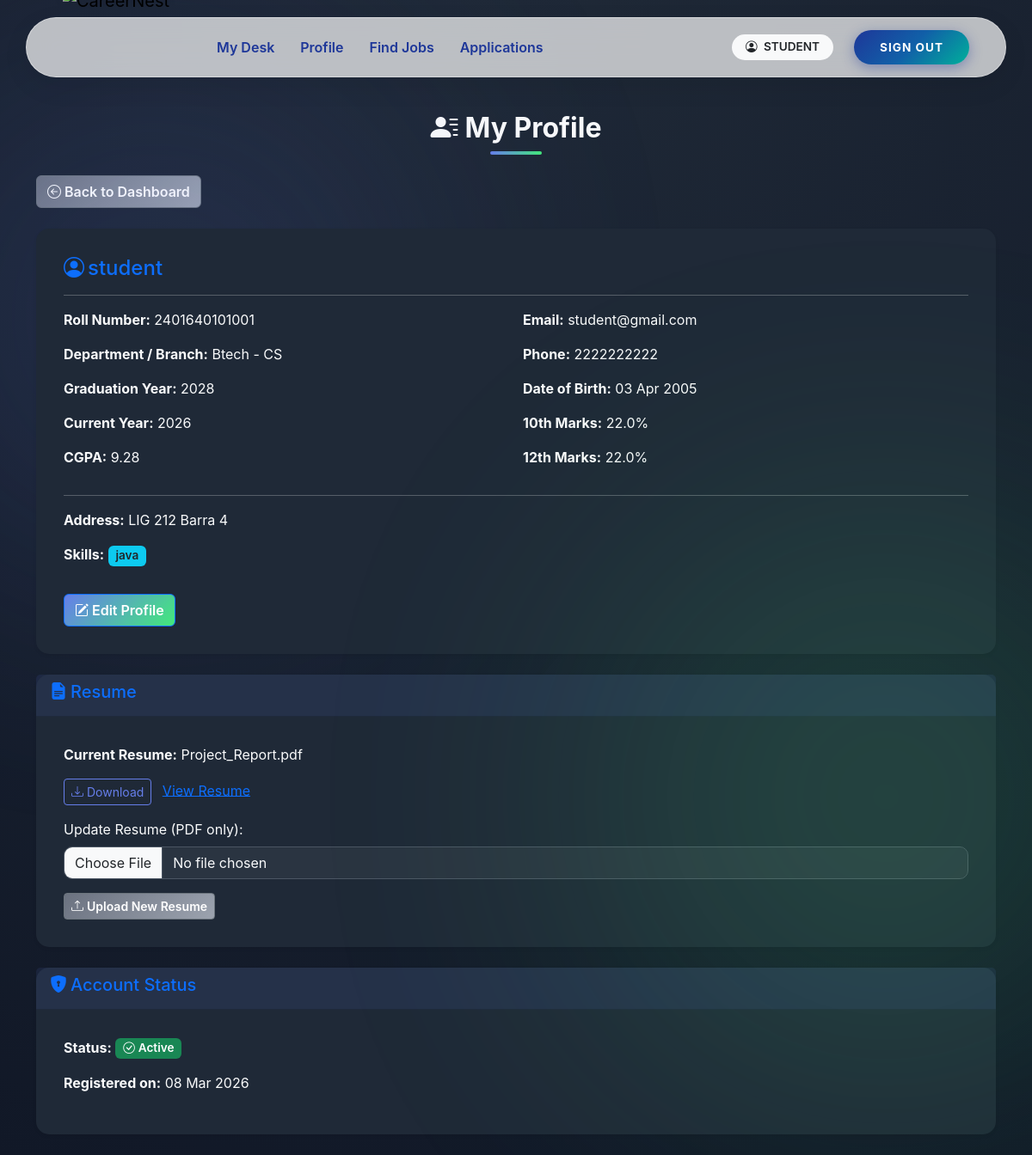
The app's page /student/profile (signed in) with its own data.
### app/models.py (models this page shows, shortened)
class User(UserMixin, db.Model):
    __tablename__ = "users"
    user_id = db.Column(db.Integer, primary_key=True)
    email = db.Column(db.String(120), unique=True, nullable=False)
    password_hash = db.Column(db.String(255), nullable=False)
    role = db.Column(db.String(20), nullable=False)
    is_active = db.Column(db.Boolean, default=True)
    is_approved = db.Column(db.Boolean, default=False)
    is_blacklisted = db.Column(db.Boolean, default=False)
    created_at = db.Column(db.DateTime, default=datetime.utcnow)
    student = db.relationship(
        "Student",
        back_populates="user",
        uselist=False,
        cascade="all, delete-orphan"
    )
    company = db.relationship(
        "Company",
        back_populates="user",
        uselist=False,
        cascade="all, delete-orphan"
    )
    admin = db.relationship(
        "Admin",
        back_populates="user",
        uselist=False,
        cascade="all, delete-orphan"
    )

class Student(db.Model):
    __tablename__ = "students"
    user_id = db.Column(
        db.Integer,
        db.ForeignKey("users.user_id", ondelete="CASCADE"),
        primary_key=True
    )
    full_name = db.Column(db.String(100), nullable=False)
    roll_number = db.Column(db.String(50), unique=True, nullable=False, index=True)
    graduation_year = db.Column(db.Integer, nullable=False)
    cgpa = db.Column(db.Float)
    tenth_marks = db.Column(db.Float)
    twelfth_marks = db.Column(db.Float)
    dob = db.Column(db.Date)
    year = db.Column(db.Integer)
    resume_filename = db.Column(db.String(200))
    phone = db.Column(db.String(20))
    address = db.Column(db.Text)
    skills = db.Column(db.Text)
    course = db.Column(db.String(100))
    branch = db.Column(db.String(100))
    created_at = db.Column(db.DateTime, default=datetime.utcnow)
    user = db.relationship("User", back_populates="student")
    applications = db.relationship(
        "Application",
        back_populates="student",
        cascade="all, delete-orphan"
    )

### app/student/routes.py (the view)
@student_bp.route('/profile')
@login_required
@role_required('student')
def profile():
    profile = current_user.student  # load the related Student record
    if not profile:
        flash('Profile not found.', 'danger')
        return redirect(url_for('student.dashboard'))
    return render_template('student/profile.html', profile=profile)

### app/utils.py (called while the page is built)
def role_required(required_role):
    def decorator(f):
        @wraps(f)
        def decorated_function(*args, **kwargs):
            if not current_user.is_authenticated:
                abort(401)
            if current_user.role != required_role:
                abort(403)
            if required_role in ["student", "company"] and not current_user.is_approved:
                abort(403)
            if current_user.is_blacklisted:
                abort(403)
            return f(*args, **kwargs)
        return decorated_function
    return decorator

### app/templates/student/profile.html (shortened to what this page needs)
{# {% extends 'base.html' %}
{% extends 'base.html' %}
{% block content %}
<h2 class="mb-4"><i class="bi bi-person-lines-fill me-2"></i>My Profile</h2>
<a href="{{ url_for('student.dashboard') }}" class="btn btn-secondary mb-4">
  <i class="bi bi-arrow-left-circle me-1"></i>Back to Dashboard
</a>
{% if profile %}
<div class="card shadow-sm mb-4">
  <div class="card-body">
    <h4 class="card-title text-primary">
      <i class="bi bi-person-circle me-1"></i>{{ profile.full_name }}
    </h4>
    <hr>
    <div class="row g-3">
      <div class="col-md-6">
        <p><strong>Roll Number:</strong> {{ profile.roll_number }}</p>
        <p>
          <strong>Department / Branch:</strong>
          {{ profile.course or 'N/A' }} - {{ profile.branch or 'N/A' }}
        </p>
        <p><strong>Graduation Year:</strong> {{ profile.graduation_year or 'N/A' }}</p>
        <p><strong>Current Year:</strong> {{ profile.year or 'N/A' }}</p>
        <p><strong>CGPA:</strong> {{ profile.cgpa or 'N/A' }}</p>
      </div>
      <div class="col-md-6">
        <p><strong>Email:</strong> {{ current_user.email }}</p>
        <p><strong>Phone:</strong> {{ profile.phone or 'N/A' }}</p>
        <p><strong>Date of Birth:</strong> {{ profile.dob.strftime('%d %b %Y') if profile.dob else 'N/A' }}</p>
        <p><strong>10th Marks:</strong> {{ profile.tenth_marks or 'N/A' }}%</p>
        <p><strong>12th Marks:</strong> {{ profile.twelfth_marks or 'N/A' }}%</p>
      </div>
    </div>
    <hr>
    <p><strong>Address:</strong> {{ profile.address or 'No address provided.' }}</p>
    <p><strong>Skills:</strong>
      {% if profile.skills %}
      {% for skill in profile.skills.split(',') %}
      <span class="badge bg-info text-dark me-1">{{ skill.strip() }}</span>
      {% endfor %}
      {% else %}
      No skills listed.
      {% endif %}
    </p>
    <a href="{{ url_for('student.edit_profile') }}" class="btn btn-primary mt-3">
      <i class="bi bi-pencil-square me-1"></i>Edit Profile
    </a>
  </div>
</div>
<div class="card shadow-sm mb-4">
  <div class="card-header text-primary">
    <h5><i class="bi bi-file-earmark-text-fill me-1"></i>Resume</h5>
  </div>
  <div class="card-body">
    {% if profile.resume_filename %}
    <p><strong>Current Resume:</strong> {{ profile.resume_filename }}</p>
    <a href="{{ url_for('student.download_resume') }}" class="btn btn-outline-primary btn-sm me-2">
      <i class="bi bi-download me-1"></i>Download
    </a>
    <a href="{{ url_for('static', filename='uploads/resumes/' + profile.resume_filename) }}" target="_blank">View Resume</a>
    <form action="{{ url_for('student.upload_resume') }}" method="POST" enctype="multipart/form-data" class="mt-3">
      <div class="mb-3">
        <label for="resume" class="form-label">
          Update Resume (PDF only):
        </label>
        <input type="file" class="form-control" id="resume" name="resume" accept=".pdf">
      </div>
      <button type="submit" class="btn btn-secondary btn-sm">
        <i class="bi bi-upload me-1"></i>Upload New Resume
      </button>
    </form>
    {% endif %}
  </div>
</div>
<div class="card shadow-sm mb-4">
  <div class="card-header text-primary">
    <h5><i class="bi bi-shield-lock-fill me-1"></i>Account Status</h5>
  </div>
  <div class="card-body">
    <p><strong>Status:</strong>
      {% if current_user.is_blacklisted %}
      <span class="badge bg-danger">
        <i class="bi bi-slash-circle me-1"></i>Blacklisted
      </span>
      {% elif current_user.is_active %}
      <span class="badge bg-success">
        <i class="bi bi-check-circle me-1"></i>Active
      </span>
      {% else %}
      <span class="badge bg-secondary">
        <i class="bi bi-x-circle me-1"></i>Inactive
      </span>
      {% endif %}
    </p>
    <p><strong>Registered on:</strong>
      {{ current_user.created_at.strftime('%d %b %Y') if current_user.created_at else 'N/A' }}
    </p>
  </div>
</div>
{% else %}
<div class="alert alert-warning">
  <i class="bi bi-exclamation-triangle-fill me-1"></i>
  Profile not found. Please contact admin.
</div>
{% endif %}
{% endblock %}

### app/templates/base.html (shortened to what this page needs)
<!DOCTYPE html>
<html lang="en">
<head>
    <link href="https://cdn.jsdelivr.net/npm/bootstrap@5.3.2/dist/css/bootstrap.min.css" rel="stylesheet">
    <link rel="stylesheet" href="https://cdn.jsdelivr.net/npm/bootstrap-icons@1.10.5/font/bootstrap-icons.css">
</head>
<body>
    <div class="toast-container position-fixed top-0 end-0 p-3">
    </div>
    <header class="navbar-container">
        <nav class="navbar navbar-expand-lg navbar-island">
            <div class="container-fluid">
                <a class="navbar-brand " href="/">
                    <img src="{{ url_for('static', filename='img/CareerLogo.png') }}" alt="CareerNest">
                </a>
                <div class="collapse navbar-collapse" id="navMain">
                    <ul class="navbar-nav me-auto mb-2 mb-lg-0 ms-lg-4">
                        {% if current_user.is_authenticated %}
                        {% if current_user.role == 'admin' %}
                        <li class="nav-item"><a class="nav-link" href="{{ url_for('admin.dashboard') }}">Dashboard
                                Center</a></li>
                        <li class="nav-item"><a class="nav-link" href="{{ url_for('admin.students') }}">Students</a>
                        </li>
                        <li class="nav-item"><a class="nav-link" href="{{ url_for('admin.companies') }}">Companies</a>
                        </li>
                        <li class="nav-item"><a class="nav-link" href="{{ url_for('admin.drives') }}">Drives</a>
                        </li>
                        <li class="nav-item"><a class="nav-link"
                                href="{{ url_for('admin.applications') }}">Applications</a>
                        </li>
                        {% elif current_user.role == 'student' %}
                        <li class="nav-item"><a class="nav-link" href="{{ url_for('student.dashboard') }}">My Desk</a>
                        </li>
                        <li class="nav-item"><a class="nav-link" href="{{ url_for('student.profile') }}">Profile</a>
                        </li>
                        <li class="nav-item"><a class="nav-link" href="{{ url_for('student.drives') }}">Find Jobs</a>
                        </li>
                        <li class="nav-item"><a class="nav-link"
                                href="{{ url_for('student.applications') }}">Applications</a>
                        </li>
                        {% endif %}
                        {% else %}
                        <li class="nav-item"><a class="nav-link" href="/">Home</a></li>
                        {% endif %}
                    </ul>
                    <div class="d-flex flex-column flex-lg-row align-items-center">
                        {% if not current_user.is_authenticated %}
                        <a href="{{ url_for('auth.student_register') }}" class="btn btn-creative btn-student">Student
                            Join</a>
                        <a href="{{ url_for('auth.company_register') }}" class="btn btn-creative btn-student">Company
                            Join</a>
                        <a href="{{ url_for('auth.login') }}" class="btn btn-creative btn-login">Login</a>
                        {% else %}
                        <span class="badge rounded-pill bg-light text-dark px-3 py-2 me-3 d-none d-lg-block">
                            <i class="bi bi-person-circle me-1"></i> {{ current_user.role|upper }}
                        </span>
                        <a href="{{ url_for('auth.logout') }}" class="btn btn-creative btn-login">Sign Out</a>
                        {% endif %}
                    </div>
                </div>
            </div>
        </nav>
    </header>
    <main class="container page-content">
        {% block content %}{% endblock %}
    </main>
</body>
</html>

### app/templates/student/profile.html (style rules this page uses)
body { background: radial-gradient(circle at top, #1f2937 0%, #111827 100%); color: #f9fafb; font-family: 'Inter', sans-serif; min-height: 100vh; margin: 0; }
body::before, body::after { content: ''; position: fixed; border-radius: 50%; filter: blur(150px); opacity: 0.15; z-index: 0; }
body::before { width: 600px; height: 600px; background: #667eea; top: 5%; left: -10%; }
body::after { width: 700px; height: 700px; background: #43e97b; bottom: 5%; right: -15%; }
h2.mb-4 { font-size: 2rem; font-weight: 700; text-align: center; margin-bottom: 2rem; }
h2.mb-4::after { content: ''; display: block; width: 60px; height: 4px; background: linear-gradient(90deg, #667eea, #43e97b); border-radius: 2px; margin: 0.5rem auto 0 auto; }
.btn-secondary { background: linear-gradient(135deg, #6b7280, #9ca3af); color: #fff; font-weight: 600; }
.card { border: none; border-radius: 15px; background: #1f2937; color: #f9fafb; box-shadow: 0 8px 25px rgba(0, 0, 0, 0.3); }
.card-header { background: rgba(102, 126, 234, 0.1); color: #667eea; font-weight: 600; }
.card-body { padding: 2rem; }
.badge { font-weight: 600; font-size: 0.85rem; }
input.form-control[type="file"] { background-color: rgba(255, 255, 255, 0.05); color: #f9fafb; border-radius: 10px; border: 1px solid #4b5563; }
.btn-primary { background: linear-gradient(135deg, #667eea, #43e97b); color: #fff; font-weight: 600; transition: transform 0.2s; }
.btn-outline-primary { border-color: #667eea; color: #667eea; }

### records on screen
User: role "STUDENT", email "student@gmail.com", created_at "08 Mar 2026"
Student: full_name "student", roll_number "2401640101001", course "Btech", branch "CS", graduation_year "2028", year "2026", cgpa "9.28", phone "2222222222", dob "03 Apr 2005", tenth_marks "22.0", twelfth_marks "22.0", address "LIG 212 Barra 4", strip "java", resume_filename "Project_Report.pdf"
